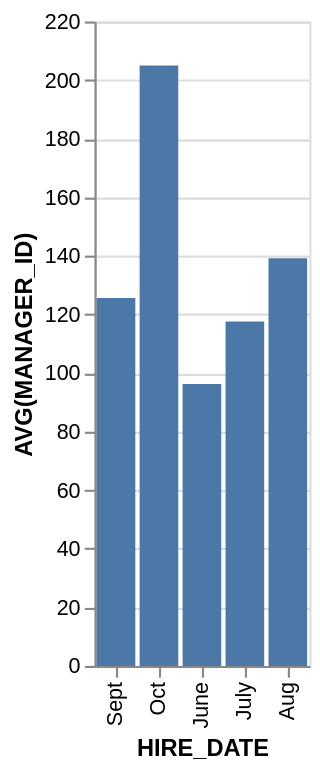

Here is the Vega-Lite specification saved for this chart:
### Vega-Lite specification from a JSON file in a GitHub repository (floating-point values rounded to 4 significant figures)
{"data": {"values": [{"x_data": "June", "y_data": 96.25}, {"x_data": "July", "y_data": 117.6}, {"x_data": "Aug", "y_data": 139.2}, {"x_data": "Sept", "y_data": 125.6}, {"x_data": "Oct", "y_data": 205}]}, "mark": "bar", "encoding": {"x": {"field": "x_data", "type": "nominal", "title": "HIRE_DATE", "sort": "descending"}, "y": {"field": "y_data", "type": "quantitative", "title": "AVG(MANAGER_ID)"}}}
